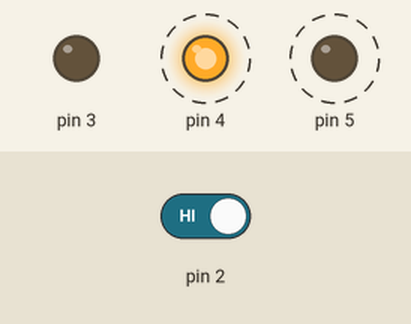
Bench run of a sketch on a simulated Arduino Uno, built with avr-gcc and run on an emulated ATmega328P. Parts: output pins drawn as LEDs (lit = HIGH). Dashed ring = blinking. Inputs (shaded band) come from the test bench; at power-on: pin 2 HIGH.

Above: at 1.8 s.
1.9 s: pin 2 driven LOW
At 2.3 s:
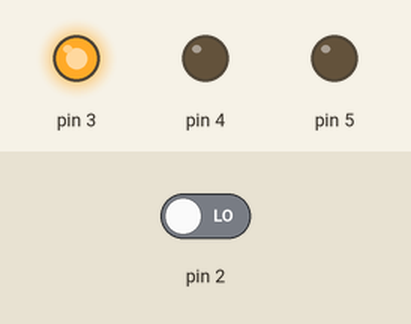
3.5 s: pin 2 driven HIGH
At 3.62 s:
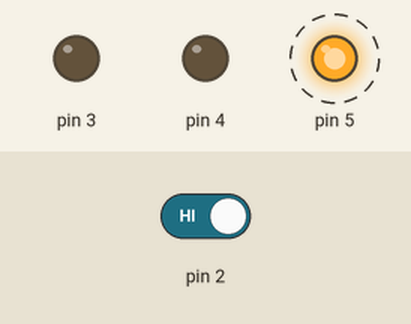
Timing chart, 0 to 12.5 s (numbered marks = the images above; inputs shaded):
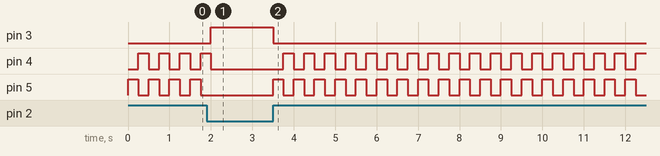

Measured:
- after the input at 1.9 s, pin 3: LOW → HIGH after 0.10 s; pin 4: goes on until 2.0 s, then stays LOW; pin 5: stops changing and stays LOW
- after the input at 3.5 s, pin 3: HIGH → LOW at once; pin 4: alternates HIGH for 0.25 s and LOW for 0.25 s, starting after 0.25 s; pin 5: alternates HIGH for 0.25 s and LOW for 0.25 s, starting at once
- by itself, pin 4, pin 5: alternates HIGH for 0.25 s and LOW for 0.25 s

The sketch:

Project2_org.ino.ino
```cpp
int x = 0;
void setup() {
  // put your setup code here, to run once:
  pinMode(3, OUTPUT);
  pinMode(4, OUTPUT);
  pinMode(5, OUTPUT);
  pinMode(2, INPUT);

}

void loop() {
  // put your main code here, to run repeatedly:
  x = digitalRead(2);
  if (x == 0) {
    digitalWrite (3, 1);
    digitalWrite (4, 0);
    digitalWrite (5, 0);
  }

  else {
    digitalWrite (3, 0);
    digitalWrite (4, 0);
    digitalWrite (5, 1);

    delay(250);
    digitalWrite (4, 1);
    digitalWrite (5, 0);
    delay(250);

  }

}
```
